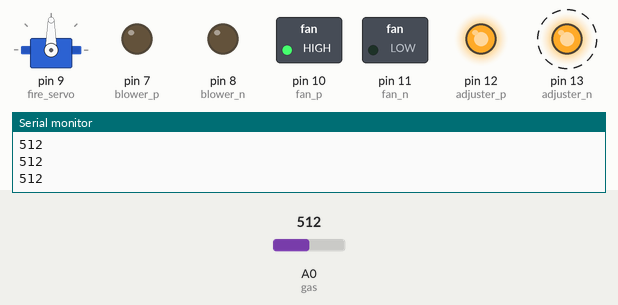
This sketch was run on a simulated Arduino Uno, built with avr-gcc and run on an emulated ATmega328P. On the bench: servo, switched loads named in the sketch (green lamp = pin HIGH), output pins drawn as LEDs (lit = HIGH), the last lines printed to the serial monitor. Dashed ring = blinking. The test bench sets the inputs (shaded band); at power-on: A0 (gas) = 512.

Above: at 0.9 s.
1.3 s: A0 (gas) set to 461
4.3 s: A0 (gas) set to 437
At 4.5 s:
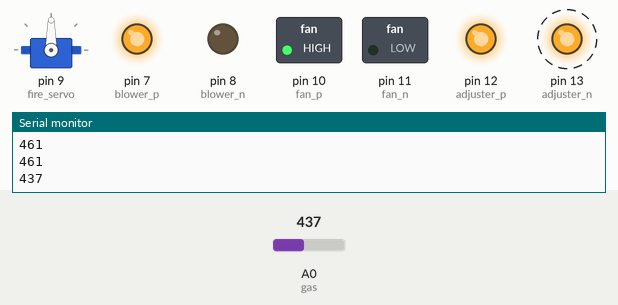
7.3 s: A0 (gas) set to 511
At 7.9 s:
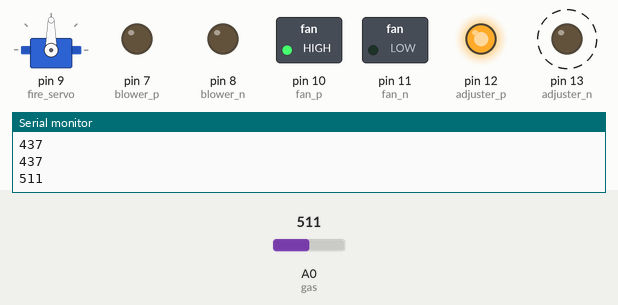
10.3 s: A0 (gas) set to 306
At 10.71 s:
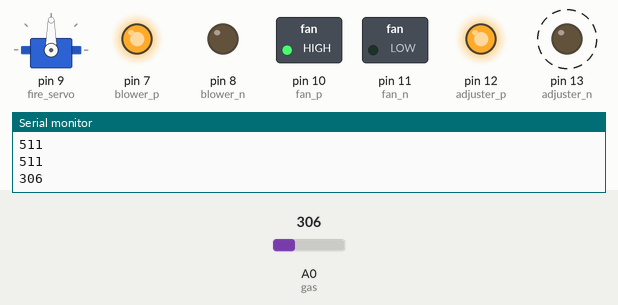
Timing chart, 0 to 14.3 s (numbered marks = the images above; inputs shaded):
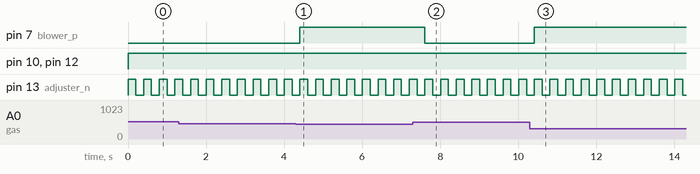

Measured:
- the behaviour switches between 451 and 450 on A0 (gas) (found by bisection; images 0 and 1)
- after the input at 4.3 s, pin 7 (blower_p): LOW → HIGH after 0.11 s
- after the input at 7.3 s, pin 7 (blower_p): HIGH → LOW after 0.31 s
- after the input at 10.3 s, pin 7 (blower_p): LOW → HIGH after 0.11 s
- by itself, pin 13 (adjuster_n): alternates HIGH for 0.20 s and LOW for 0.20 s

The sketch:

FireSecurity.ino
```cpp
#include <Servo.h>
int adjuster_p = 12;
int adjuster_n = 13;
int gas = A0;
int blower_p = 7;
int blower_n = 8;
int fan_p = 10;
int fan_n = 11;
int fire;
Servo fire_servo;
int low=200;
int thresh = 300;
int high = 450;
int buzzer_p = 13;
int buzzer_n = 14;


void setup()
{
  pinMode(gas, INPUT);
  pinMode(blower_p, OUTPUT);
  pinMode(blower_n, OUTPUT);
  pinMode(adjuster_p, OUTPUT);
  pinMode(adjuster_n, OUTPUT);
  pinMode(fan_p, OUTPUT);
  pinMode(fan_n, OUTPUT);


  fire_servo.attach(9);

  Serial.begin(9600);

}


void loop()
{

  int reading = analogRead(gas);
  Serial.println(reading);

  digitalWrite(fan_p, HIGH);
  digitalWrite(fan_n, LOW);


  if(reading>=low && reading <thresh)
  {
    digitalWrite(adjuster_p, HIGH);
    digitalWrite(adjuster_n, LOW);

  }

  else if((reading>thresh && reading<=high) || (reading >=high) && analogRead(A0) < fire)
  {
    digitalWrite(adjuster_p,HIGH);
    digitalWrite(adjuster_n,LOW);

    digitalWrite(blower_p, HIGH);
    digitalWrite(blower_n, LOW);

    buzzer();

    digitalWrite(fan_p, LOW);
    digitalWrite(fan_n, LOW);

  }

  else if((reading>thresh && reading<=high) || (reading >=high) && analogRead(A0) > fire)
  {
    digitalWrite(adjuster_p,HIGH);
    digitalWrite(adjuster_n,LOW);

    digitalWrite(blower_p, LOW);
    digitalWrite(blower_n, LOW);

    buzzer();

    digitalWrite(fan_p, LOW);
    digitalWrite(fan_n, LOW);
  }
}


void buzzer()
{
  digitalWrite(buzzer_p, HIGH);
  digitalWrite(buzzer_n, LOW);
  delay(200);
  digitalWrite(buzzer_p, LOW);
  digitalWrite(buzzer_n, LOW);
  delay(200);
}
```
